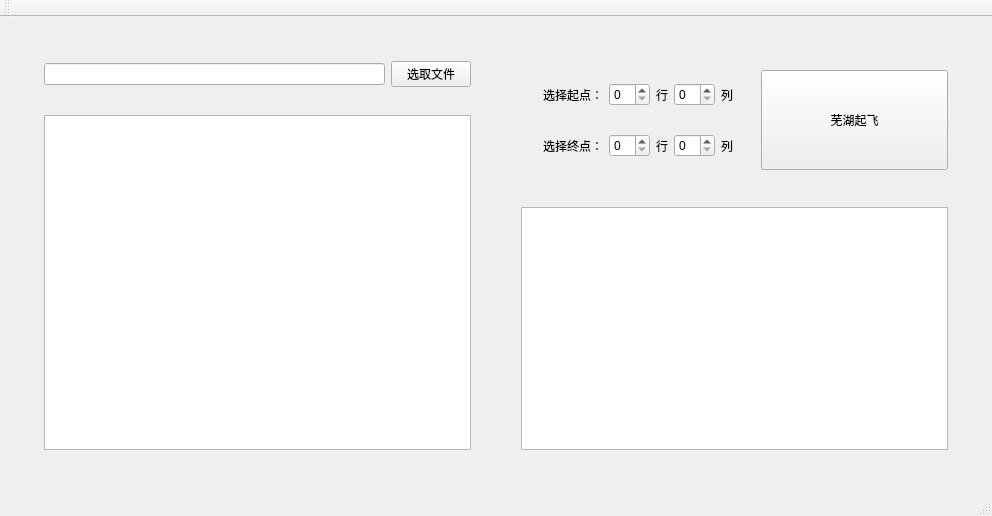
<?xml version="1.0" encoding="UTF-8"?>
<ui version="4.0">
 <class>MainWindow</class>
 <widget class="QMainWindow" name="MainWindow">
  <property name="geometry">
   <rect>
    <x>0</x>
    <y>0</y>
    <width>992</width>
    <height>516</height>
   </rect>
  </property>
  <property name="windowTitle">
   <string>MainWindow</string>
  </property>
  <widget class="QWidget" name="centralWidget">
   <layout class="QGridLayout" name="gridLayout_2">
    <item row="0" column="0">
     <widget class="QWidget" name="widget_9" native="true">
      <layout class="QHBoxLayout" name="horizontalLayout_3">
       <item>
        <widget class="QWidget" name="widget_3" native="true">
         <layout class="QGridLayout" name="gridLayout">
          <item row="1" column="0">
           <widget class="QWidget" name="widget_6" native="true">
            <layout class="QVBoxLayout" name="verticalLayout">
             <item>
              <widget class="QTextBrowser" name="textBrowser_ori"/>
             </item>
            </layout>
           </widget>
          </item>
          <item row="0" column="0">
           <widget class="QWidget" name="widget" native="true">
            <layout class="QHBoxLayout" name="horizontalLayout">
             <item>
              <widget class="QLineEdit" name="lineEdit1"/>
             </item>
             <item>
              <widget class="QPushButton" name="btn1">
               <property name="text">
                <string>选取文件</string>
               </property>
              </widget>
             </item>
            </layout>
           </widget>
          </item>
         </layout>
        </widget>
       </item>
       <item>
        <widget class="QWidget" name="widget_10" native="true">
         <layout class="QVBoxLayout" name="verticalLayout_4">
          <item>
           <widget class="QWidget" name="widget_8" native="true">
            <layout class="QHBoxLayout" name="horizontalLayout_4">
             <item>
              <widget class="QWidget" name="widget_4" native="true">
               <layout class="QVBoxLayout" name="verticalLayout_3">
                <item>
                 <widget class="QWidget" name="widget_2" native="true">
                  <layout class="QHBoxLayout" name="horizontalLayout_2">
                   <item>
                    <widget class="QLabel" name="label_start">
                     <property name="text">
                      <string>选择起点：</string>
                     </property>
                    </widget>
                   </item>
                   <item>
                    <widget class="QSpinBox" name="spinBox_startRow"/>
                   </item>
                   <item>
                    <widget class="QLabel" name="label_row">
                     <property name="text">
                      <string>行</string>
                     </property>
                    </widget>
                   </item>
                   <item>
                    <widget class="QSpinBox" name="spinBox_startCol"/>
                   </item>
                   <item>
                    <widget class="QLabel" name="label_col">
                     <property name="text">
                      <string>列</string>
                     </property>
                    </widget>
                   </item>
                  </layout>
                 </widget>
                </item>
                <item>
                 <widget class="QWidget" name="widget_7" native="true">
                  <layout class="QHBoxLayout" name="horizontalLayout_5">
                   <item>
                    <widget class="QLabel" name="label_start_2">
                     <property name="text">
                      <string>选择终点：</string>
                     </property>
                    </widget>
                   </item>
                   <item>
                    <widget class="QSpinBox" name="spinBox_desRow"/>
                   </item>
                   <item>
                    <widget class="QLabel" name="label_row_2">
                     <property name="text">
                      <string>行</string>
                     </property>
                    </widget>
                   </item>
                   <item>
                    <widget class="QSpinBox" name="spinBox_desCol"/>
                   </item>
                   <item>
                    <widget class="QLabel" name="label_col_2">
                     <property name="text">
                      <string>列</string>
                     </property>
                    </widget>
                   </item>
                  </layout>
                 </widget>
                </item>
               </layout>
              </widget>
             </item>
             <item>
              <widget class="QPushButton" name="btn_print">
               <property name="minimumSize">
                <size>
                 <width>100</width>
                 <height>100</height>
                </size>
               </property>
               <property name="text">
                <string>芜湖起飞</string>
               </property>
              </widget>
             </item>
            </layout>
           </widget>
          </item>
          <item>
           <widget class="QWidget" name="widget_5" native="true">
            <layout class="QVBoxLayout" name="verticalLayout_2">
             <item>
              <widget class="QTextBrowser" name="textBrowser_ans"/>
             </item>
            </layout>
           </widget>
          </item>
         </layout>
        </widget>
       </item>
      </layout>
     </widget>
    </item>
   </layout>
  </widget>
  <widget class="QMenuBar" name="menuBar">
   <property name="geometry">
    <rect>
     <x>0</x>
     <y>0</y>
     <width>992</width>
     <height>23</height>
    </rect>
   </property>
  </widget>
  <widget class="QToolBar" name="mainToolBar">
   <attribute name="toolBarArea">
    <enum>TopToolBarArea</enum>
   </attribute>
   <attribute name="toolBarBreak">
    <bool>false</bool>
   </attribute>
  </widget>
  <widget class="QStatusBar" name="statusBar"/>
 </widget>
 <layoutdefault spacing="6" margin="11"/>
 <resources/>
 <connections/>
</ui>
